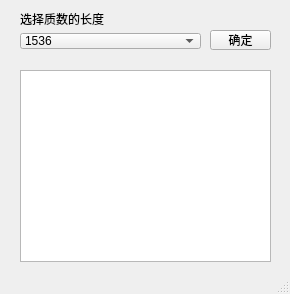
<?xml version="1.0" encoding="UTF-8"?>
<ui version="4.0">
 <class>Client</class>
 <widget class="QMainWindow" name="Client">
  <property name="geometry">
   <rect>
    <x>0</x>
    <y>0</y>
    <width>290</width>
    <height>294</height>
   </rect>
  </property>
  <property name="windowTitle">
   <string>MainWindow</string>
  </property>
  <widget class="QWidget" name="centralwidget">
   <widget class="QPushButton" name="pushButton">
    <property name="geometry">
     <rect>
      <x>210</x>
      <y>30</y>
      <width>61</width>
      <height>20</height>
     </rect>
    </property>
    <property name="text">
     <string>确定</string>
    </property>
   </widget>
   <widget class="QTableView" name="tableView">
    <property name="geometry">
     <rect>
      <x>20</x>
      <y>70</y>
      <width>251</width>
      <height>192</height>
     </rect>
    </property>
   </widget>
   <widget class="QWidget" name="">
    <property name="geometry">
     <rect>
      <x>20</x>
      <y>10</y>
      <width>181</width>
      <height>39</height>
     </rect>
    </property>
    <layout class="QVBoxLayout" name="verticalLayout">
     <item>
      <widget class="QLabel" name="l1">
       <property name="text">
        <string>选择质数的长度</string>
       </property>
      </widget>
     </item>
     <item>
      <widget class="QComboBox" name="BPrime">
       <item>
        <property name="text">
         <string>1536</string>
        </property>
       </item>
       <item>
        <property name="text">
         <string>2048</string>
        </property>
       </item>
       <item>
        <property name="text">
         <string>3072</string>
        </property>
       </item>
       <item>
        <property name="text">
         <string>4096</string>
        </property>
       </item>
       <item>
        <property name="text">
         <string>6144</string>
        </property>
       </item>
       <item>
        <property name="text">
         <string>8192</string>
        </property>
       </item>
      </widget>
     </item>
    </layout>
   </widget>
  </widget>
  <widget class="QStatusBar" name="statusbar"/>
 </widget>
 <resources/>
 <connections/>
</ui>
